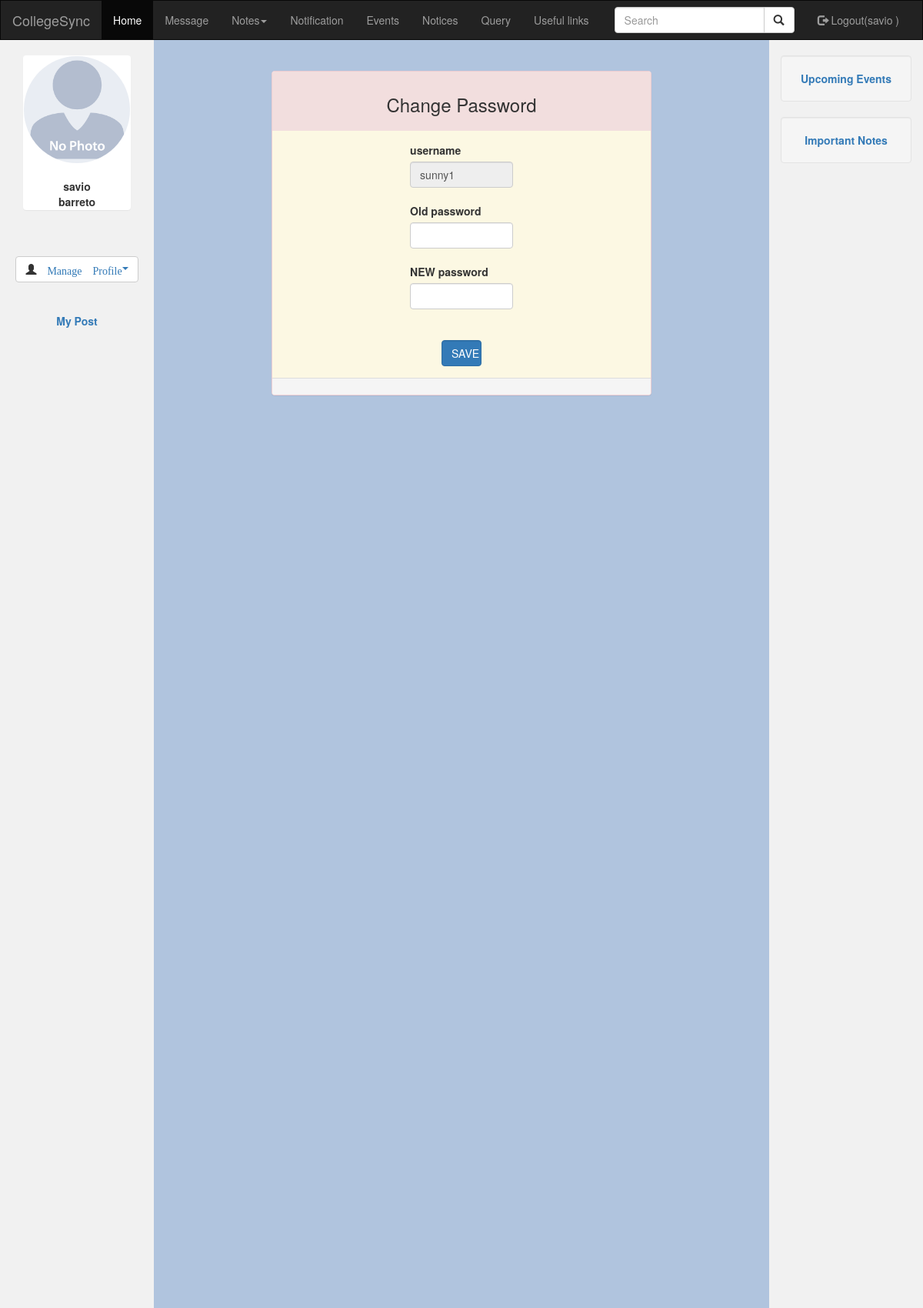
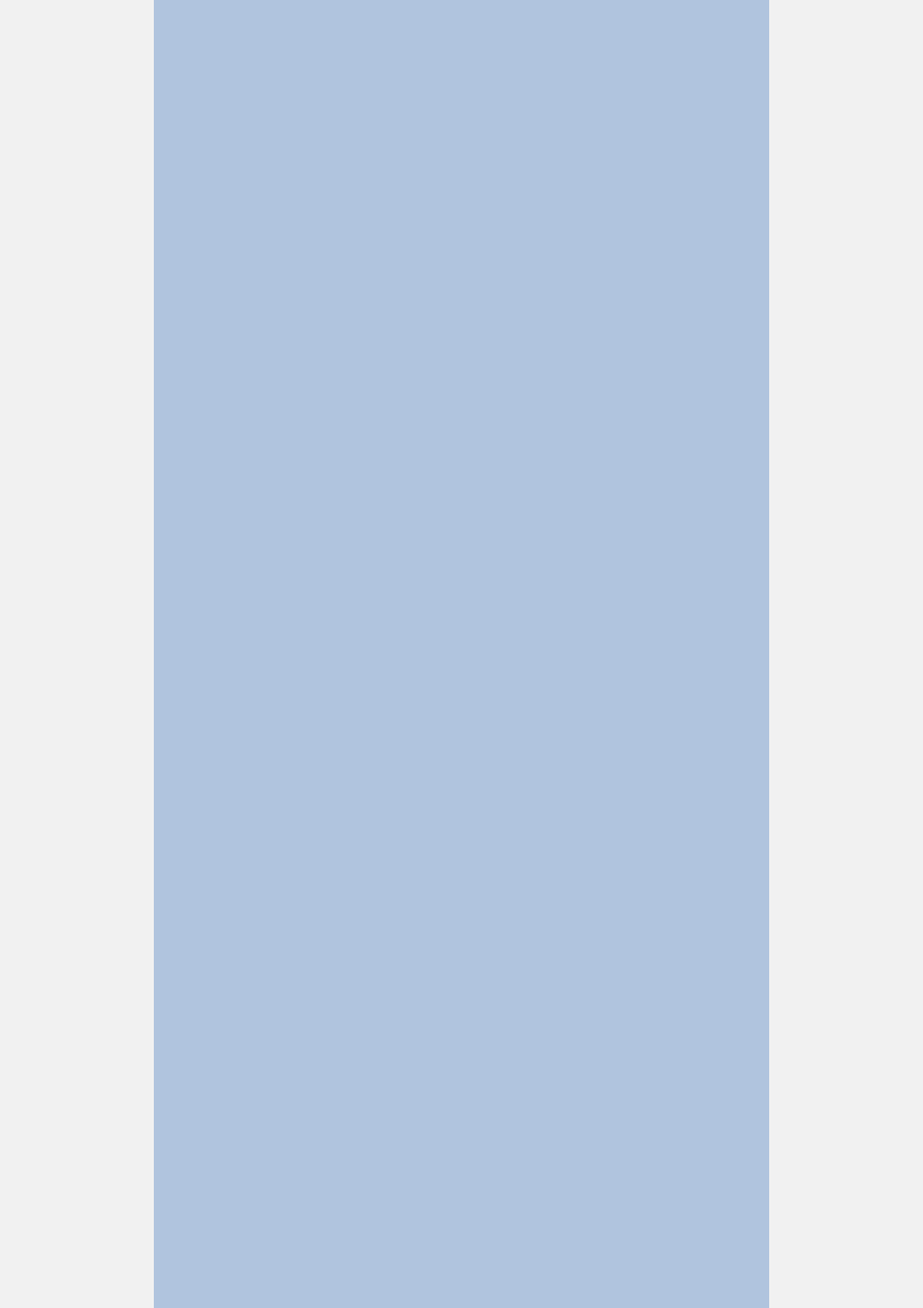
The page /USER/changepassword.php (signed in, upper part) on the database its author committed (2 pictures, top to bottom).
### tables this page shows
CREATE TABLE IF NOT EXISTS `col_registration` (
  `REG_ID` int(11) NOT NULL AUTO_INCREMENT,
  `REG_FIRSTNAME` varchar(20) NOT NULL,
  `REG_LASTNAME` varchar(20) NOT NULL,
  `REG_EMAIL` varchar(63) NOT NULL,
  `REG_CLASS` varchar(11) NOT NULL,
  `REG_UNIVERSITY` varchar(20) NOT NULL,
  `REG_ADDRESS` varchar(50) NOT NULL,
  `REG_MOBILENO` bigint(10) NOT NULL,
  `REG_GENDER` varchar(10) NOT NULL,
  `REG_USERNAME` varchar(20) NOT NULL,
  `REG_PWD` varchar(35) NOT NULL,
  `REG_DOB` varchar(10) NOT NULL,
  `dp` varchar(100) NOT NULL,
  `status` varchar(111) DEFAULT NULL,
  PRIMARY KEY (`REG_ID`),
  UNIQUE KEY `REG_USERNAME` (`REG_USERNAME`)
);

### USER/changepassword.php (the view, shortened to what this page needs)
<!DOCTYPE html>
<html lang="en">
<head>
  <link rel="stylesheet" href="https://maxcdn.bootstrapcdn.com/bootstrap/3.3.7/css/bootstrap.min.css">
</head>
<body style="background:  #B0C4DE;">
<?php
include("leftside1.php");
?>
    <div class="col-sm-8 text-left">
   <br>
   <br>
   <?php
   $user=$_SESSION['user'];
           $query="SELECT * from col_registration where REG_FIRSTNAME='$user' ";
           $res=mysql_query($query);
           $row=mysql_fetch_row($res);
   ?>
      <form method="POST">
      <div class="container-fluid">
        <div class="panel panel-danger col-sm-8 col-xs-12 col-sm-offset-2 ">
          <div class="row">
            <div class="col-sm-13 col-sm-offset-0">
          <div class="panel-heading bg-danger">
          <center><h3>Change Password</h3></center>
          </div>
          <div class="panel-body bg-warning">
            <div class="row">
          <div class="col-sm-4  col-xs-6 col-xs-offset-1  col-sm-offset-4">
            <label>username</label>
            <input type="text" class="form-control" name="username" value="<?php echo$row[9]; ?>" disabled>
          </div>
        </div>
        <br>
        <div class="row">
          <div class="col-sm-4  col-xs-6 col-xs-offset-1  col-sm-offset-4">
            <label> Old password</label>
            <input type="password" class="form-control" name="opwd" required>
          </div>
        </div><br>
        <div class="row">
          <div class="col-sm-4  col-xs-6 col-xs-offset-1 col-sm-offset-4">
            <label> NEW password</label>
            <input type="password" class="form-control" name="npwd" required>
          </div>
        </div>
          <br><br>
        <div class="row">
          <div class="col-sm-2  col-xs-4 col-xs-offset-2  col-sm-offset-5">
            <input type="submit" value="SAVE" name="save" class="form-control btn-primary btn-(size) col-sm-11">
          </div>
        </div>
          </div>
          <div class="panel-footer bg-danger">
            <div class="row">
              <div class="col-sm-3 col-sm-offset-9">
            </div>
          </div>
        </div>
      </div>
      </div>
      </div>
      </div>
      </form>
    </div>
    <div class="col-sm-2 sidenav">
     <div class="well">
        <a href="upcomingevent.php"><strong> Upcoming Events</strong></a>
      </div>
      <div class="well">
        <a href="impnotes.php"><strong>Important Notes </strong> </a>
      </div>
    </div>
  </div>
</div>
</body>
</html>

### USER/leftside1.php (shortened to what this page needs)
<?php
          $user=$_SESSION['user'];
            $query="SELECT * from col_registration where REG_FIRSTNAME='$user' ";
           $res=mysql_query($query);
           $row=mysql_fetch_row($res);
           ?>
<div class="container-fluid text-center">
  <div class="row content">
    <div class="col-sm-2 sidenav">
    <div class="container-fluid">
        <div class="panel">
          <div class="row">
            <div class="col-sm-12 col-xs-6 col-sm-offset-0 col-xs-offset-3">
                <?php
              if (strpos($row[12], '.jpg') !== false) {
                echo"<img src='$row[12]' class='img img-responsive img-circle'>";
              }
              else
              {
                echo"<img src='userdp/no_image.png'    class='img img-responsive img-circle'>";
              }
               ?>
<br>
            </div>
          </div>
          <div class="row">
            <div class="col-sm-6 col-sm-offset-3">
            <strong><?php echo$row[1].' '.$row[2] ?></strong>
          </div>
          </div>
        </div>
      </div>
    <br>
    <br>
         <button type="button" class="btn btn-default btn-md"><li class="dropdown glyphicon glyphicon-user">
          <a class="dropdown-toggle" data-toggle="dropdown" href="view.html">Manage Profile<span class="caret"></span></a>
        </li>
        </button>
        <br>
        <br>
    <br>
        <a href="mypost1.php"><strong>My Post</strong></a>
    </div>

### USER/changepassword.php (style rules this page uses)
.row.content { height: 450px }
.sidenav { padding-top: 20px; background-color: #f1f1f1; height: 1280%; }

### USER/nav.php (style rules this page uses)
.dropdown { position: relative; display: inline-block; }

### rows shown on the page
col_registration: REG_FIRSTNAME "savio", REG_LASTNAME "barreto", username "sunny1"

### other values the page prints
$_SESSION['user'] "savio"
